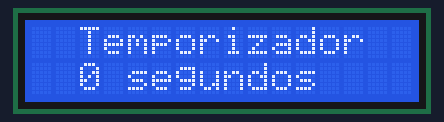
The sketch below on a simulated Arduino Uno, built with avr-gcc and run on an emulated ATmega328P. Parts: 16×2 character LCD.

Above: at 0.1 s.
At 4.1 s:
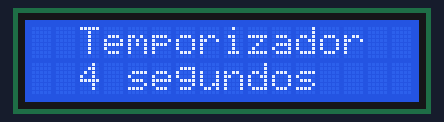
At 9.1 s:
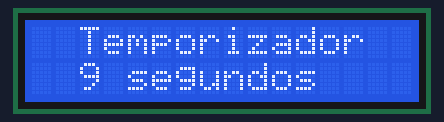
At 20.1 s:
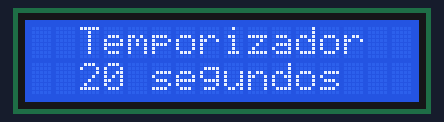
At 29.1 s:
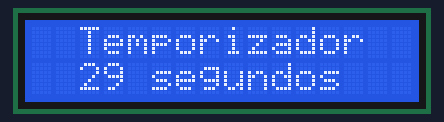
At 39.1 s:
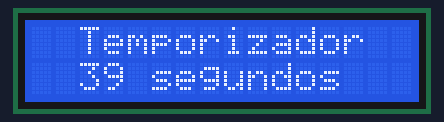

The sketch:

TemporizadorLCD_I2C.ino
```cpp
#include <LiquidCrystal_I2C.h>

//initialize lcd
LiquidCrystal_I2C lcd(0x20,16,2);

void setup()
{
  lcd.init();
  lcd.clear();
  lcd.backlight();      // Make sure backlight is on
}

void loop()
{
  // Print a message on both lines of the LCD.
  //lcd.cursor(column,row) index starts at 0
  lcd.setCursor(2,0);   //Set cursor to character 2 on line 0
  lcd.print("Temporizador");

  lcd.setCursor(2,1);   //Move cursor to character 2 on line 1
  lcd.print(millis() / 1000);
  lcd.print(" segundos");

}
```

Measured:
- what the display in image 1 shows lasts 1.0 s, from 4.0 s to 5.0 s
